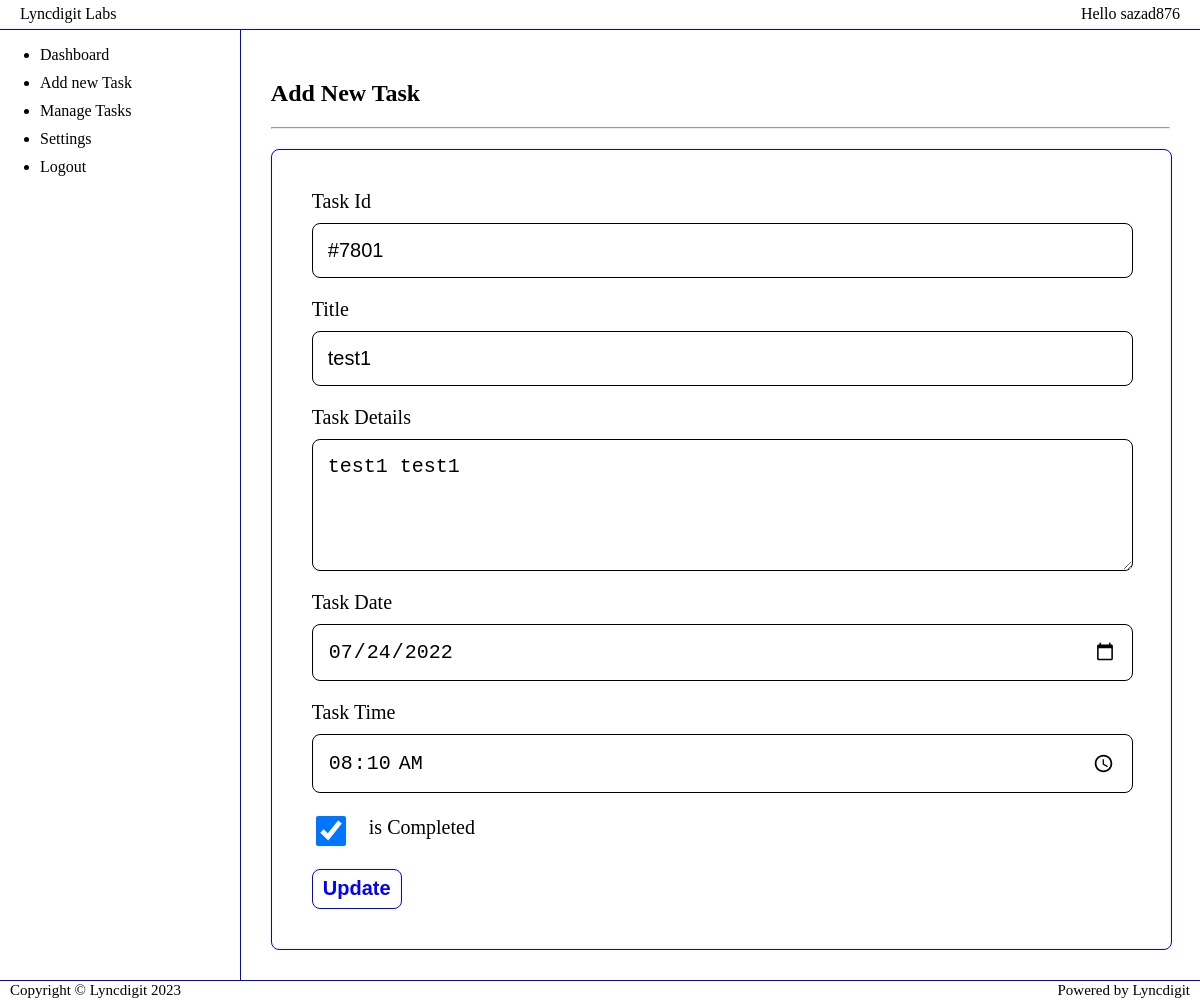
The page /manage-tasks/edit-task?taskid=7801 (signed in) on the database its author committed.
### tables this page shows
CREATE TABLE `tasks` (
  `slno` int(255) NOT NULL,
  `taskid` int(255) NOT NULL,
  `userid` varchar(255) NOT NULL,
  `title` varchar(255) NOT NULL,
  `description` longtext NOT NULL,
  `task_date` date NOT NULL,
  `task_time` time NOT NULL,
  `is_completed` tinyint(1) NOT NULL DEFAULT 0,
  `created_on` timestamp NOT NULL DEFAULT current_timestamp()
);

### manage-tasks/edit-task/index.php (the view, shortened to what this page needs)
<?php
include_once "../../config.php";
$edit_task_id = isset($_GET['taskid'])?$_GET['taskid']:die('No task id found. <a href="../">Go Back</a>');
$query = "SELECT * FROM `tasks` WHERE `tasks`.`taskid`=".$edit_task_id;
$run_query = mysqli_query($conn, $query);
$fetch = mysqli_fetch_assoc($run_query);
$checked = ($fetch['is_completed'] == 1) ? "checked" : '';
?>
<!DOCTYPE html>
<html lang="en">
<head>
    <link rel="stylesheet" href="<?=___ABS_PATH___?>styles/style001.css">
</head>
<body>
    <?php
    include_once "../../assets/header.php";
    ?>
    <section>
        <?php
        include_once "../../assets/sidebar.php";
        ?>
        <div class="tms-main-container">
            <h1>Add New Task</h1>
            <hr />
            <div class="task-posts-container">
                <form class="form-container" method="POST" action="./update-task/">
                    <div class="inputs-control">
                        <label for="title">Task Id</label>
                        <input type="text" id="title" name="taskid" value="<?="#".$fetch['taskid']?>" readonly />
                    </div>
                    <div class="inputs-control">
                        <label for="title">Title</label>
                        <input type="text" id="title" name="title" value="<?=$fetch['title']?>"/>
                    </div>
                    <div class="inputs-control">
                        <label for="details">Task Details</label>
                        <textarea id="details" name="description"><?=$fetch['description']?></textarea>
                    </div>
                    <div class="inputs-control">
                        <label for="date">Task Date</label>
                        <input type="date" id="date" name="task_date" value="<?=$fetch['task_date']?>" />
                    </div>
                    <div class="inputs-control">
                        <label for="time">Task Time</label>
                        <input type="time" id="time" name="task_time" value="<?=$fetch['task_time']?>" />
                    </div>
                    <div class="inputs-control checkbox-control">
                        <input type="checkbox" id="time" name="is_completed" <?=$checked?> />
                        <label for="time">is Completed</label>
                    </div>
                    <div class="inputs-control">
                        <button>Update</button>
                    </div>
                </form>
            </div>
        </div>
    </section>
    <?php
    include_once "../../assets/footer.php";
    ?>
</body>
</html>

### styles/style001.css (style rules this page uses)
html, body { height: 100%; width: 100%; margin: 0; padding: 0; box-sizing: border-box; display: flex; flex-direction: column; background-color: white; }
body { position: relative; }
section { height: calc(100% - 50px); width: 100%; display: flex; flex-direction: row; }
section .tms-main-container { width: calc(80% - 60px); height: calc(100% - 60px); padding: 30px; overflow-y: auto; }
section .tms-main-container .task-posts-container { height: auto; width: 100%; margin-top: 20px; display: flex; flex-direction: column; }
section .tms-main-container .task-posts-container .form-container { height: auto; width: calc(100% - 40px); padding: 20px; border: 1px solid blue; border-radius: 8px; }
section .tms-main-container .task-posts-container .form-container .inputs-control { width: calc(100% - 40px); height: auto; display: flex; flex-direction: column; margin: 20px; }
section .tms-main-container .task-posts-container .form-container .inputs-control label { height: auto; width: 100%; font-size: 20px; margin-bottom: 10px; }
section .tms-main-container .task-posts-container .form-container .inputs-control input, section .tms-main-container .task-posts-container .form-container .inputs-control textarea { height: auto; padding: 15px; width: calc(100% - 30px); border: 0.5px solid black; outline: none; font-size: 20px; border-radius: 8px; }
section .tms-main-container .task-posts-container .form-container .inputs-control textarea { height: 100px; resize: vertical; }
section .tms-main-container .task-posts-container .form-container .inputs-control button { height: 40px; width: -webkit-max-content; width: -moz-max-content; width: max-content; padding: 10px; background-color: white; color: blue; font-weight: bolder; display: flex; justify-content: center; align-items: center; border: 1px solid blue; border-radius: 8px; font-size: 20px; transition: 0.5s ease-in-out; cursor: pointer; }
section .tms-main-container .task-posts-container .form-container .checkbox-control { flex-direction: row; align-items: center; }
section .tms-main-container .task-posts-container .form-container .checkbox-control input { width: 30px; height: 30px; border-radius: 50%; }
section .tms-main-container .task-posts-container .form-container .checkbox-control label { width: -webkit-max-content; width: -moz-max-content; width: max-content; height: -webkit-max-content; height: -moz-max-content; height: max-content; margin-left: 20px; display: flex-box; align-items: center; margin-top: 3px; }

### rows shown on the page
tasks: taskid "#7801", title "test1", description "test1 test1", task_date "07/24/2022", task_time "08:10:00"

### other values the page prints
$_SESSION['tms_userid'] "sazad876"
